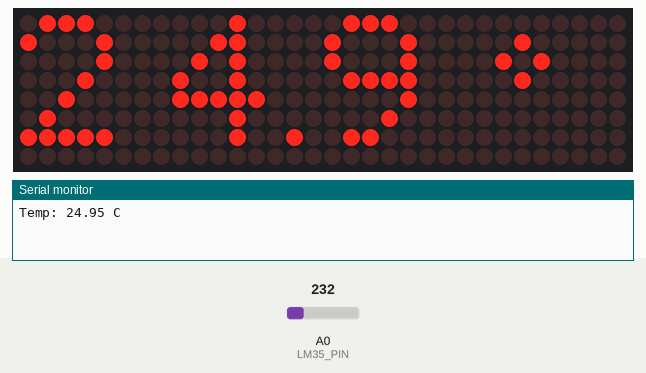
Bench run of a sketch on a simulated Arduino Uno, built with avr-gcc and run on an emulated ATmega328P. On the bench: 32×8 LED matrix, the last lines printed to the serial monitor. The test bench sets the inputs (shaded band); at power-on: A0 (LM35_PIN) = 232.

Above: at 3.8 s.
3.9 s: A0 (LM35_PIN) set to 250
At 6.7 s:
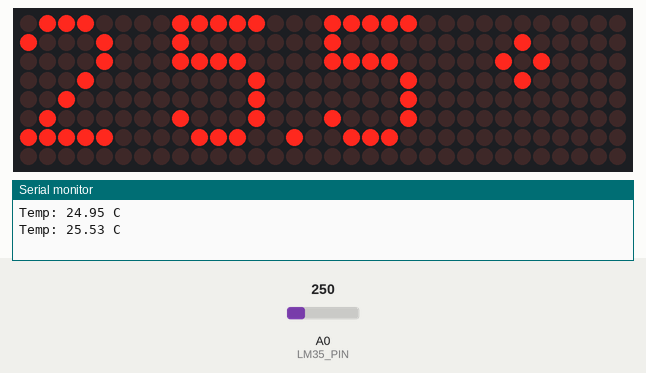
6.9 s: A0 (LM35_PIN) set to 266
At 9.5 s:
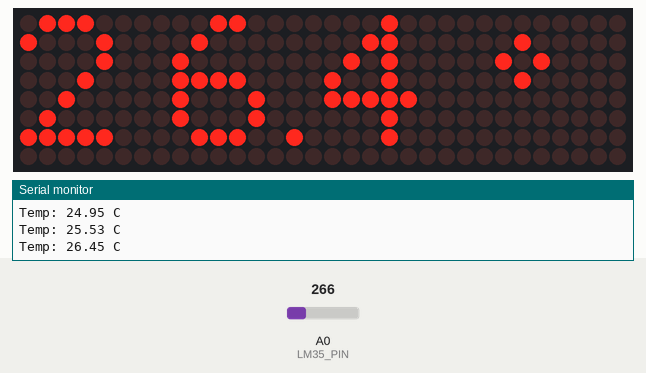
9.9 s: A0 (LM35_PIN) set to 290
At 12.7 s:
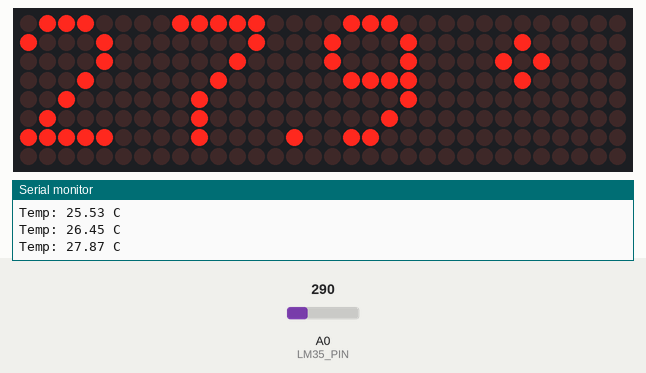
12.9 s: A0 (LM35_PIN) set to 336
At 15.7 s:
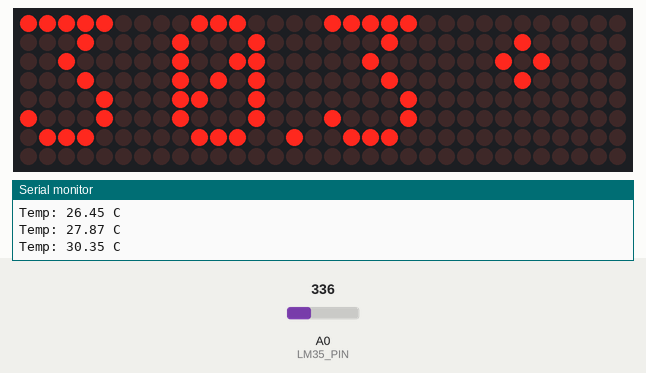
15.9 s: A0 (LM35_PIN) set to 201
At 18.6 s:
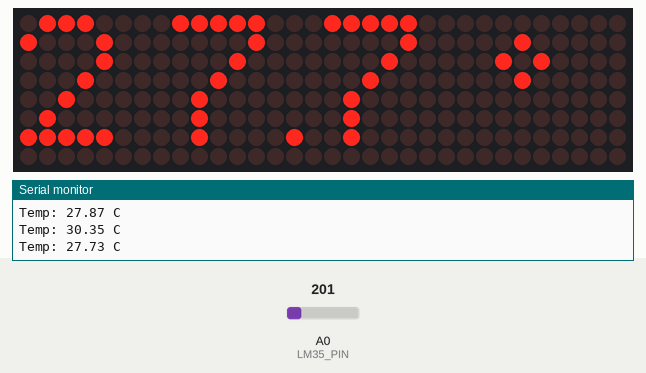
18.9 s: A0 (LM35_PIN) set to 174
At 22.3 s:
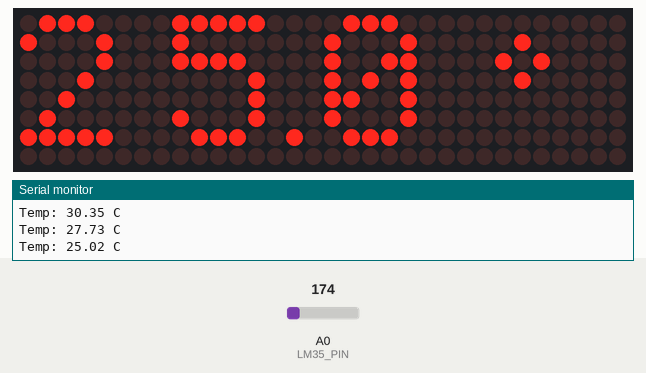
Timing chart, 0 to 23.8 s (numbered marks = the images above; inputs shaded):
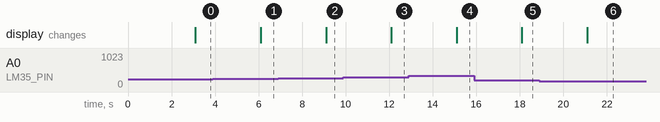

Measured:
- after the input at 3.9 s, the display: changes after 2.2 s (image 1)
- after the input at 6.9 s, the display: changes after 2.2 s (image 2)
- after the input at 9.9 s, the display: changes after 2.2 s (image 3)
- after the input at 12.9 s, the display: changes after 2.2 s (image 4)
- after the input at 15.9 s, the display: changes after 2.2 s (image 5)
- after the input at 18.9 s, the display: changes after 2.2 s (image 6)

The sketch:

LM35D_MAX7219_temp.ino
```cpp
// ==================================================================
//  LM35D 温度计 + MAX7219 4合1 点阵模块（Arduino UNO）
// ------------------------------------------------------------------
//  接线：
//    LM35D   : VCC -> 5V | VOUT -> A0 | GND -> GND
//    MAX7219 : VCC -> 5V | GND -> GND | DIN -> D11 | CS -> D10 | CLK -> D13
//  功能：每 3 秒读取一次温度，显示格式如 "25.6°"（4块8×8屏，每块一个字）
//  依赖：Arduino IDE 库管理器安装 "LedControl"（作者 Eberhard Fahle）
// ==================================================================
#include <LedControl.h>
#include <avr/pgmspace.h>

// ---------- 引脚 ----------
#define LM35_PIN A0
#define DIN_PIN  11
#define CLK_PIN  13
#define CS_PIN   10
#define DEVICES  4

// ---------- 刷新周期 ----------
#define REFRESH_MS 3000UL      // 每 3 秒刷新一次

// ==================================================================
//  ★ 方向修正开关：不同批次模块的排布方向可能不同。
//    烧录后如果显示不对，按现象修改下面的 true/false（改完重新上传）：
//      - 左右顺序颠倒（显示成 °6.52）  → REVERSE_MODULE_ORDER 改成 true
//      - 字符左右镜像                  → MIRROR_HORIZONTAL    改成 true
//      - 字符上下颠倒                  → MIRROR_VERTICAL      改成 true
// ==================================================================
#define REVERSE_MODULE_ORDER true
#define MIRROR_HORIZONTAL    false
#define MIRROR_VERTICAL      false

// ---------- 显示选项 ----------
#define SHOW_DEGREE  true    // 最后一位显示 ° 符号；false 则留空
#define SERIAL_DEBUG true    // 串口打印温度，方便核对
#define BRIGHTNESS   3       // 亮度 0~15，觉得暗可调大

// ---------- 温度测量选项 ----------
// 用内部 1.1V 基准：分辨率约 0.11°C/格，且不受 5V 电源纹波影响，
// 显示波动会小很多（LM35D 最高输出 1.0V，不会超量程）。
// 注意：每颗芯片内部基准有 ±10% 个体差异，首次使用请对照标准温度计
// 用下面的 CAL_OFFSET / CAL_SCALE 校准一次。
#define USE_INTERNAL_REF true
#define VREF (USE_INTERNAL_REF ? 1.1 : 5.0)

#define SAMPLES       32   // 每次读取的采样次数，越大越稳（响应略慢）
#define CAL_OFFSET    0.0  // 校准：整体偏高就填负数，例 -0.8；偏低填正数
#define CAL_SCALE     1.0  // 校准：高低端都偏时微调比例，例 0.97 / 1.03
#define SMOOTH_FACTOR 0.3  // 显示平滑：0=关闭，0.1~0.5；越小越稳但反应越慢

LedControl lc(DIN_PIN, CLK_PIN, CS_PIN, DEVICES);   // (DIN, CLK, CS, 设备数)

// 5x7 字模：每个字符 5 字节 = 5 列，bit0 = 最上面一行
// 索引：0~9 = 数字，10 = 空格，11 = 度符号 °
const byte FONT[][5] PROGMEM = {
  {0x3E, 0x51, 0x49, 0x45, 0x3E}, // 0
  {0x00, 0x42, 0x7F, 0x40, 0x00}, // 1
  {0x42, 0x61, 0x51, 0x49, 0x46}, // 2
  {0x21, 0x41, 0x45, 0x4B, 0x31}, // 3
  {0x18, 0x14, 0x12, 0x7F, 0x10}, // 4
  {0x27, 0x45, 0x45, 0x45, 0x39}, // 5
  {0x3C, 0x4A, 0x49, 0x49, 0x30}, // 6
  {0x01, 0x71, 0x09, 0x05, 0x03}, // 7
  {0x36, 0x49, 0x49, 0x49, 0x36}, // 8
  {0x06, 0x49, 0x49, 0x29, 0x1E}, // 9
  {0x00, 0x00, 0x00, 0x00, 0x00}, // 空格 (10)
  {0x00, 0x04, 0x0A, 0x04, 0x00}  // ° (11)
};
#define GLYPH_SPACE 10
#define GLYPH_DEG   11

float tempC = 0.0;
byte  curGlyph[4] = {GLYPH_SPACE, GLYPH_SPACE, GLYPH_SPACE, GLYPH_SPACE};
bool  curDP[4]    = {false, false, false, false};

// 行列方向修正
inline int ROW(int r) { return MIRROR_VERTICAL   ? (7 - r) : r; }
inline int COL(int c) { return MIRROR_HORIZONTAL ? (7 - c) : c; }

// 在一块屏上画一个字符（glyph = 字模索引，dp = 是否画小数点）
void drawChar(int device, byte glyph, bool dp) {
  for (int c = 0; c < 5; c++) {
    byte colData = pgm_read_byte(&FONT[glyph][c]);
    for (int r = 0; r < 7; r++) {
      if (colData & (1 << r)) {
        lc.setLed(device, ROW(r), COL(c), true);
      }
    }
  }
  // 小数点画在字模右侧空白区(第7列)：字模只占0~4列，
  // 原来画在(6,4)会和数字'2'/'5'的右下角笔画重叠，导致有时看不到小数点
  if (dp) lc.setLed(device, ROW(6), COL(6), true);
}

// 重绘全部 4 块屏（字符 i 显示在第 i 个位置）
void redraw(byte glyph[4], bool dp[4]) {
  for (int i = 0; i < 4; i++) {
    int device = REVERSE_MODULE_ORDER ? (3 - i) : i;
    lc.clearDisplay(device);
    drawChar(device, glyph[i], dp[i]);
    curGlyph[i] = glyph[i];
    curDP[i]    = dp[i];
  }
}

// 读温度：多次采样取平均，抑制噪声
float readTempC() {
  analogRead(LM35_PIN);               // 第一次读数丢弃（基准切换后需要稳定）
  long sum = 0;
  for (int i = 0; i < SAMPLES; i++) {
    sum += analogRead(LM35_PIN);
    delay(2);
  }
  float t = sum / (float)SAMPLES * VREF / 1023.0 * 100.0;   // LM35D: 10mV/°C
  return t * CAL_SCALE + CAL_OFFSET;
}

// 把温度转换成 4 个字符并（在内容变化时）刷新
void updateDisplay() {
  float t = tempC;
  if (t < 0.0) t = 0.0;                    // LM35D 量程 0~100°C，负值按 0 显示

  byte glyph[4];
  bool dp[4] = {false, false, false, false};

  int whole = (int)t;                          // 整数部分
  int tenth = (int)((t - whole) * 10.0 + 0.5); // 十分位（四舍五入）
  if (tenth >= 10) { whole++; tenth = 0; }     // 进位

  if (whole >= 100) {                          // 100°C：显示 "100°"
    glyph[0] = 1; glyph[1] = 0; glyph[2] = 0;
    glyph[3] = SHOW_DEGREE ? GLYPH_DEG : GLYPH_SPACE;
  } else {                                     // 例 25.6 → "25.6°"
    glyph[0] = whole / 10;
    glyph[1] = whole % 10;
    glyph[2] = tenth;
    glyph[3] = SHOW_DEGREE ? GLYPH_DEG : GLYPH_SPACE;
    dp[1] = true;                              // 个位后面加小数点
  }

  // 内容没变化就不重绘，避免每 3 秒闪一下
  bool changed = false;
  for (int i = 0; i < 4; i++) {
    if (glyph[i] != curGlyph[i] || dp[i] != curDP[i]) changed = true;
  }
  if (changed) redraw(glyph, dp);

#if SERIAL_DEBUG
  Serial.print(F("Temp: "));
  Serial.print(tempC);
  Serial.println(F(" C"));
#endif
}

void setup() {
  Serial.begin(9600);
#if USE_INTERNAL_REF
  analogReference(INTERNAL);   // 1.1V 内部基准，更抗 USB 供电波动
#endif
  for (int i = 0; i < DEVICES; i++) {
    lc.shutdown(i, false);     // 唤醒
    lc.setIntensity(i, BRIGHTNESS);
    lc.clearDisplay(i);
  }

  // 开机先显示 0.0°
  byte initGlyph[4] = {0, 0, 0, GLYPH_DEG};
  bool initDP[4]    = {false, true, false, false};
  redraw(initGlyph, initDP);
}

void loop() {
  static unsigned long lastRefresh = 0;
  static bool firstReading = true;
  if (millis() - lastRefresh >= REFRESH_MS) {   // 每 3 秒刷新一次
    lastRefresh = millis();
    float t = readTempC();                      // 读取温度（多次采样平均）
    if (firstReading || SMOOTH_FACTOR <= 0) {   // 第一次直接取，避免从 0 慢慢爬升
      tempC = t;
      firstReading = false;
    } else {
      tempC += (t - tempC) * SMOOTH_FACTOR;     // 指数平滑，抑制跳动
    }
    updateDisplay();                            // 内容变化时才重绘
  }
}
```
